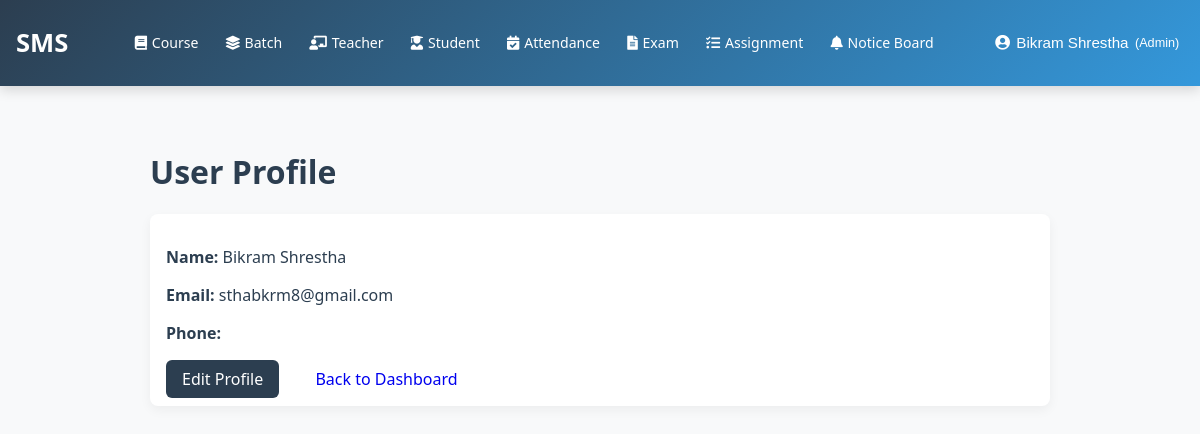
/profile/ (signed in), run on the app's committed database.
### accounts/models.py (models this page shows, shortened)
class User(AbstractUser):
    ROLE_CHOICES = (
        ('admin', 'Admin'),
        ('teacher', 'Teacher'),
        ('student', 'Student'),
        ('guardian', 'Guardian'),
    )
    username = None
    email = models.EmailField(
        unique=True,
        validators=[email_validator],
        verbose_name="Email ID",
        help_text="Enter a valid email address"
    )
    role = models.CharField(
        max_length=20,
        choices=ROLE_CHOICES,
        default='student',
        verbose_name="User Role"
    )
    is_verified = models.BooleanField(default=False, verbose_name="Email Verified")
    created_by = models.ForeignKey(
        'self',
        on_delete=models.SET_NULL,
        null=True,
        blank=True,
        related_name='created_users',
        verbose_name="Created By"
    )
    date_created = models.DateTimeField(auto_now_add=True, verbose_name="Account Created")
    first_name = models.CharField(
        max_length=30,
        validators=[name_validator, validate_no_numbers],
        verbose_name="First Name",
        help_text="Enter first name without numbers"
    )
    last_name = models.CharField(
        max_length=30,
        validators=[name_validator, validate_no_numbers],
        verbose_name="Last Name",
        help_text="Enter last name without numbers"
    )
    phone_number = models.CharField(
        validators=[phone_validator, validate_no_letters_in_phone],
        max_length=17,
        blank=True,
        verbose_name="Phone Number",
        help_text="Enter phone number (9-15 digits, optional +)"
    )
    USERNAME_FIELD = 'email'
    REQUIRED_FIELDS = ['first_name', 'last_name']
    objects = CustomUserManager()
    class Meta:
        verbose_name = "User"
        verbose_name_plural = "Users"
        ordering = ['-date_created']
    @property
    def is_teacher(self):
        return self.role == 'teacher'
    @property
    def is_student(self):
        return self.role == 'student'
    @property
    def is_guardian(self):
        return self.role == 'guardian'

### accounts/views.py (the view, shortened to what this page needs)
# urls.py: path('profile/', views.profile_view, name='profile'),
@login_required
def profile_view(request):
    user = request.user
    profile = None
    father_guardian = None
    mother_guardian = None
    if user.is_teacher and hasattr(user, 'teacher_profile'):
        profile = user.teacher_profile
        template = 'dashboard/profile_teacher.html'
    elif user.is_guardian and hasattr(user, 'guardian_profile'):
        profile = user.guardian_profile
        template = 'dashboard/profile_guardian.html'
    else:
        template = 'dashboard/profile.html'
    context = {
        'user': user,
        'profile': profile,
        'father_guardian': father_guardian,
        'mother_guardian': mother_guardian,
    }
    return render(request, template, context)

### templates/dashboard/profile.html (shortened to what this page needs)
{% extends 'base.html' %}
{% block content %}
<div class="container" style="max-width:900px;margin:2rem auto;">
    <h1>User Profile</h1>
    <div style="padding:1rem;background:#fff;border-radius:8px;box-shadow:0 4px 12px rgba(0,0,0,0.05);">
        <p><strong>Name:</strong> {{ user.get_full_name }}</p>
        <p><strong>Email:</strong> {{ user.email }}</p>
        <p><strong>Phone:</strong> {{ user.phone_number }}</p>
        <div style="margin-top:1.5rem;">
            <a class="btn" href="#" style="background:#2c3e50;color:#fff;padding:0.5rem 1rem;border-radius:6px;text-decoration:none;">Edit Profile</a>
            <a class="btn" href="{% url 'dashboard_redirect' %}" style="margin-left:1rem;padding:0.5rem 1rem;border-radius:6px;text-decoration:none;">Back to Dashboard</a>
        </div>
    </div>
</div>
{% endblock %}

### templates/base.html (shortened to what this page needs)
{% load static %}
<!DOCTYPE html>
<html lang="en">
<head>
    <link rel="stylesheet" href="https://cdnjs.cloudflare.com/ajax/libs/font-awesome/5.15.4/css/all.min.css">
    <link rel="stylesheet" href="{% static 'css/base.css' %}">
</head>
<body>
    <nav class="navbar">
        <a href="{% url 'dashboard_redirect' %}" class="navbar-brand">SMS</a>
        {% if user.is_authenticated %}
            <ul class="nav-menu">
                {% if user.role == 'admin' or user.is_superuser %}
                    <li><a href="{% url 'courses:course_list' %}" {% if 'courses' in request.path %}class="active"{% endif %}><i class="fas fa-book"></i> Course</a></li>
                    <li><a href="{% url 'batch_list' %}" {% if 'batches' in request.path %}class="active"{% endif %}><i class="fas fa-layer-group"></i> Batch</a></li>
                    <li><a href="{% url 'teacher_list' %}" {% if 'teachers' in request.path %}class="active"{% endif %}><i class="fas fa-chalkboard-teacher"></i> Teacher</a></li>
                    <li><a href="{% url 'student_list' %}" {% if 'students' in request.path %}class="active"{% endif %}><i class="fas fa-user-graduate"></i> Student</a></li>
                    <li><a href="{% url 'attendance:attendance_session_list' %}" {% if 'attendance' in request.path %}class="active"{% endif %}><i class="fas fa-calendar-check"></i> Attendance</a></li>
                    <li><a href="#"><i class="fas fa-file-alt"></i> Exam</a></li>
                    <li><a href="#"><i class="fas fa-tasks"></i> Assignment</a></li>
                    <li class="dropdown">
                        <a href="{% url 'noticeboard:notice_list' %}" {% if 'noticeboard' in request.path %}class="active"{% endif %}><i class="fas fa-bell"></i> Notice Board</a>
                    </li>
                {% endif %}
            </ul>
        {% endif %}
        {% if user.is_authenticated %}
            <div class="profile-dropdown">
                <button class="profile-btn">
                    <i class="fas fa-user-circle"></i>
                    {{ user.get_full_name|default:user.email }}
                    <small>({{ user.get_role_display|default:user.role }})</small>
                </button>
            </div>
        {% endif %}
    </nav>
    <main>
        {% block content %}
        {% endblock %}
    </main>
</body>
</html>

### static/css/base.css (style rules this page uses)
body { font-family: 'Segoe UI', Tahoma, Geneva, Verdana, sans-serif; margin: 0; background-color: #f8f9fa; color: #2c3e50; }
.navbar { background: linear-gradient(135deg, #2c3e50, #3498db); padding: 0.8rem 1rem; display: flex; justify-content: space-between; align-items: center; box-shadow: 0 4px 12px rgba(0,0,0,0.15); flex-wrap: nowrap; min-height: 60px; }
.navbar-brand { color: white; font-size: 1.6rem; font-weight: bold; text-decoration: none; white-space: nowrap; margin-right: 1rem; }
.nav-menu { display: flex; list-style: none; margin: 0; padding: 0; gap: 0.6rem; }
.nav-menu li a { color: white; text-decoration: none; font-size: 0.92rem; padding: 0.4rem 0.7rem; border-radius: 6px; transition: all 0.3s; display: flex; align-items: center; gap: 0.3rem; white-space: nowrap; }
.profile-dropdown { position: relative; }
.profile-btn { background: none; border: none; color: white; font-size: 0.95rem; cursor: pointer; display: flex; align-items: center; gap: 0.4rem; padding: 0.4rem 0.7rem; border-radius: 6px; transition: background 0.3s; white-space: nowrap; max-width: 200px; overflow: hidden; text-overflow: ellipsis; }
.nav-menu .dropdown { position: relative; }
main { padding: 2rem; min-height: calc(100vh - 70px); }
@media (max-width: 1400px) { .nav-menu { gap: 0.5rem; } }
@media (max-width: 1400px) { .nav-menu li a { font-size: 0.88rem; padding: 0.35rem 0.6rem; } }

### data on the page
User: get_full_name "Bikram Shrestha", role "Ad…", email "sthabkrm8@gmail.com"
